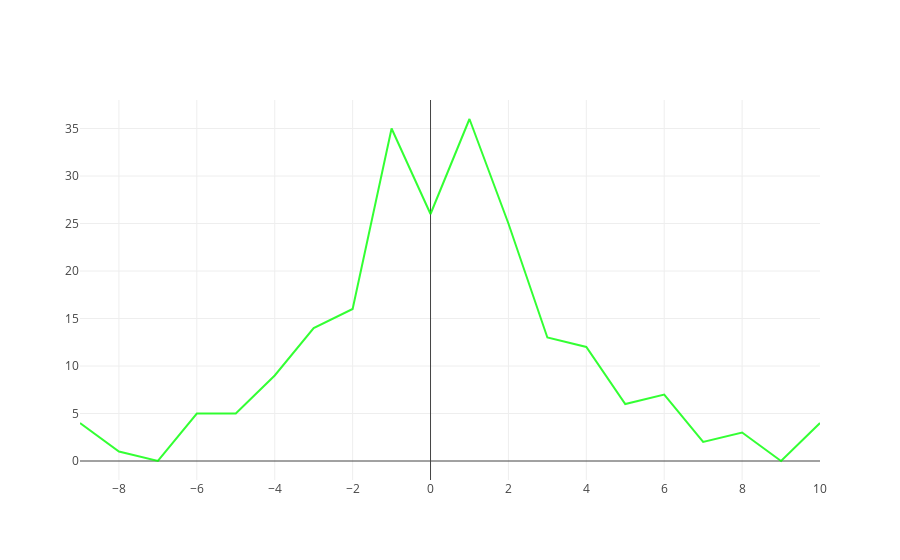

The notebook cell saved with this chart:
### Code cell
# def get_day_of_date(date):
#     return [a[6:8] for a in date]

fields = "trade_date, pct_chg"

data1 = pro.daily(ts_code='002236.SZ', start_date='20180101', end_date='20181131', fields=fields)

pct_chg_st = [0,0,0,0,0,0,0,0,0,0,0,0,0,0,0,0,0,0,0,0]

for a in data1.pct_chg:
    if a < -9:
        pct_chg_st[0]+=1
    elif a < -8:
        pct_chg_st[1]+=1
    elif a < -7:
        pct_chg_st[2]+=1
    elif a < -6:
        pct_chg_st[3]+=1
    elif a < -5:
        pct_chg_st[4]+=1
    elif a < -4:
        pct_chg_st[5]+=1
    elif a < -3:
        pct_chg_st[6]+=1
    elif a < -2:
        pct_chg_st[7]+=1
    elif a < -1:
        pct_chg_st[8]+=1
    elif a < 0:
        pct_chg_st[9]+=1
    elif a < 1:
        pct_chg_st[10]+=1
    elif a < 2:
        pct_chg_st[11]+=1
    elif a < 3:
        pct_chg_st[12]+=1
    elif a < 4:
        pct_chg_st[13]+=1
    elif a < 5:
        pct_chg_st[14]+=1
    elif a < 6:
        pct_chg_st[15]+=1
    elif a < 7:
        pct_chg_st[16]+=1
    elif a < 8:
        pct_chg_st[17]+=1
    elif a < 9:
        pct_chg_st[18]+=1
    else:
        pct_chg_st[19]+=1

pct_chg_avg_plus = 0
pct_chg_avg_minus = 0
for b in data1.pct_chg:
    if b > 0:
        pct_chg_avg_plus+=b
    else:
        pct_chg_avg_minus+=b

pct_chg_avg_plus = pct_chg_avg_plus / (pct_chg_st[10] + pct_chg_st[11] + pct_chg_st[12] + pct_chg_st[13]
                                      + pct_chg_st[14] + pct_chg_st[15] + pct_chg_st[16] + pct_chg_st[17]
                                      + pct_chg_st[18] + pct_chg_st[19])

pct_chg_avg_minus = pct_chg_avg_minus / (pct_chg_st[0] + pct_chg_st[1] + pct_chg_st[2] + pct_chg_st[3]
                                      + pct_chg_st[4] + pct_chg_st[5] + pct_chg_st[6] + pct_chg_st[7]
                                      + pct_chg_st[8] + pct_chg_st[9])

data1_line = go.Scatter(
                x = [a for a in range(-9,11)],
                y = pct_chg_st,
                name = "overyear",
                line = dict(color = '#00FF00'),
                opacity = 0.8)

data = [data1_line]
plotly.offline.iplot(data)
print("pct chg plus avg is {}, pct chg minus avg is {}".format(pct_chg_avg_plus, pct_chg_avg_minus))
print(sum(pct_chg_st))

### Figure 1 — Plotly figure (JSON) as saved in the notebook; plotly's stock layout.template omitted (floating-point values rounded to 4 significant figures)
{"data": [{"line": {"color": "#00FF00"}, "name": "overyear", "opacity": 0.8, "type": "scatter", "uid": "0b370be2-9140-4b42-8a12-459d0902fbba", "x": [-9, -8, -7, -6, -5, -4, -3, -2, -1, 0, 1, 2, 3, 4, 5, 6, 7, 8, 9, 10], "y": [4, 1, 0, 5, 5, 9, 14, 16, 35, 26, 36, 25, 13, 12, 6, 7, 2, 3, 0, 4]}], "layout": {}}
